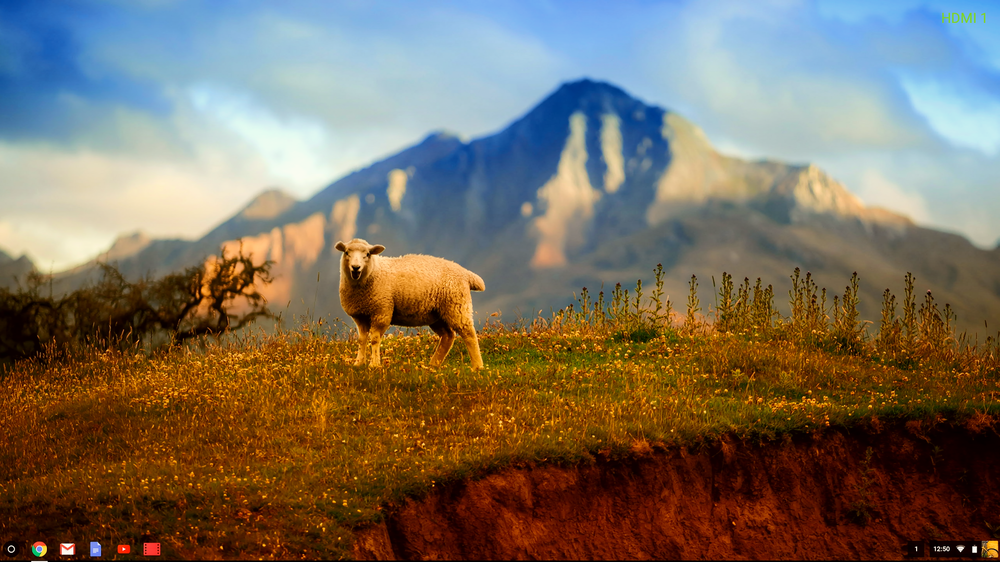
#> input picture sheep2.png, 1000 x 562 px, shrunk from 1920 x 1080 before the run
$ python cropper.py
#> lines starting #> are read from the running program, lines starting #| are printed output that depends on the picture
from PIL import Image

img = Image.open("sheep2.png")
#> img is the input picture: PIL image 1000x562 RGB; mean R, G, B 122, 109.2, 93.3
width, height = img.size
#> width = 1000; height = 562
new_width = width/2
#> new_width = 500
new_height = height/2
#> new_height = 281

left = (width - new_width)/2
#> left = 250
top = (height - new_height)/2
#> top = 140.5
right = (width + new_width)/2
#> right = 750
bottom = (height + new_height)/2
#> bottom = 421.5

img.crop((left,top,right,bottom)).save("pic4.png")
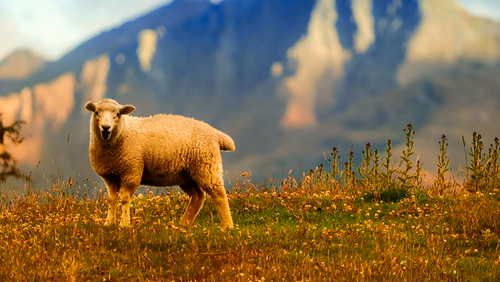
#> saved as pic4.png: PIL image 500x282 RGB; mean R, G, B 133.5, 111.8, 77


#img.save("pic1.png")
